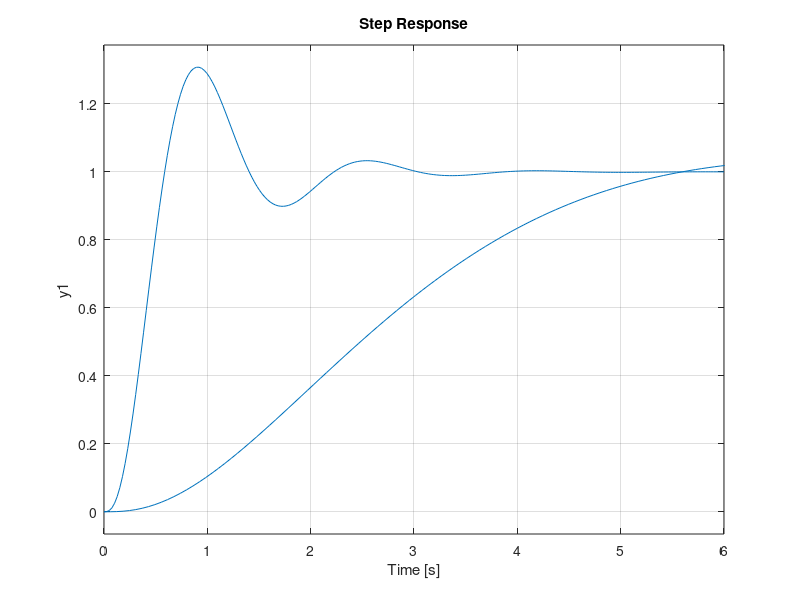

Reproduce this figure in MATLAB.
% G(s) = 1 / s * (s + 1) * (0.2s + 1)
num = 1;
den = [0.2, 1.2, 1, 0];

% rlocus(num, den);
% line([0, -100], [0, 100])
% sgrid;
% [K, poles] = rlocfind(num, den);

K = 0.4057;

sys = tf(num * K, den);
sys_closed = feedback(sys, 1);
figure();
step(sys_closed);


% G_c(s) = (s + 1) / (0.1s + 1)
num_c = [1, 1];
den_c = [0.1, 1];

sys = tf(num, den);
sys_c = tf(num_c, den_c);

sys_with_c = series(sys, sys_c);

% rlocus(sys_with_c);
% line([0, -100], [0, 100])
% sgrid;
% [K, poles] = rlocfind(num, den);

K_sys_with_c = 4.0676;

sys_with_c_K_c = series(tf(num * K_sys_with_c, den), tf(num_c, den_c));
sys_with_c_closed = feedback(sys_with_c_K_c, 1);
hold on;
step(sys_with_c_closed);

